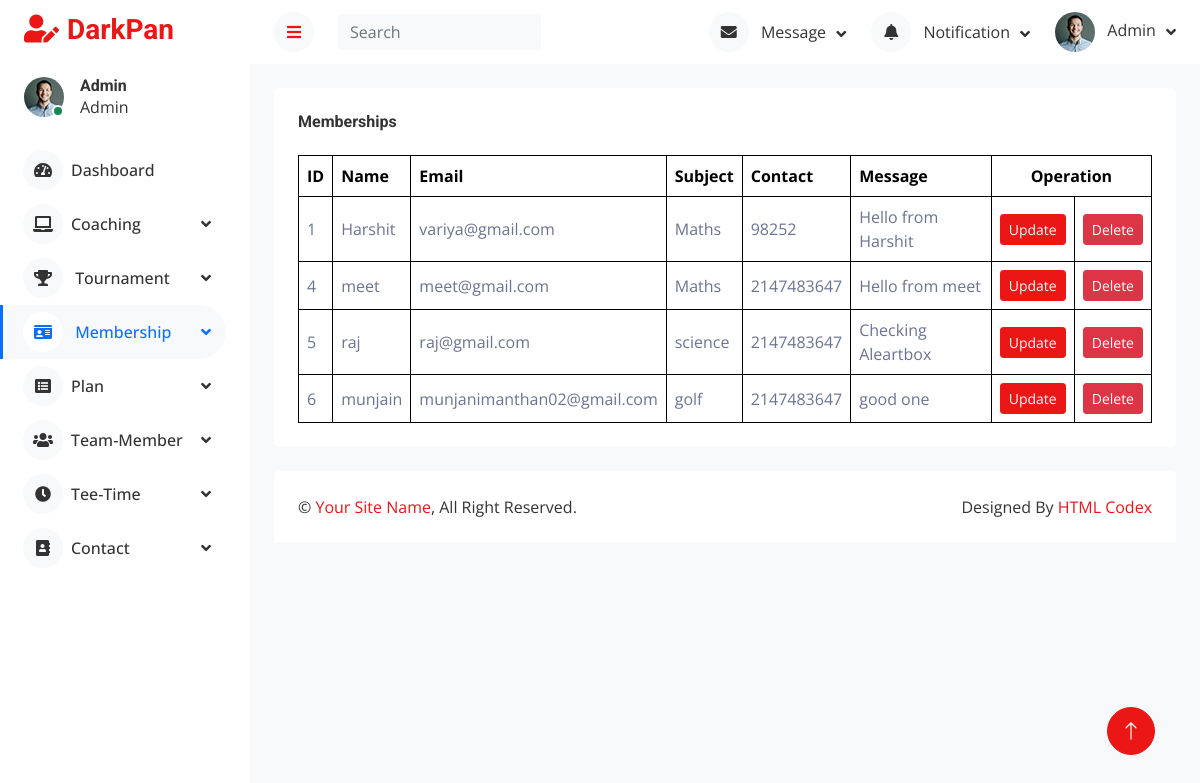
/admin/show_membership.php, run on an earlier commit of the app's database.
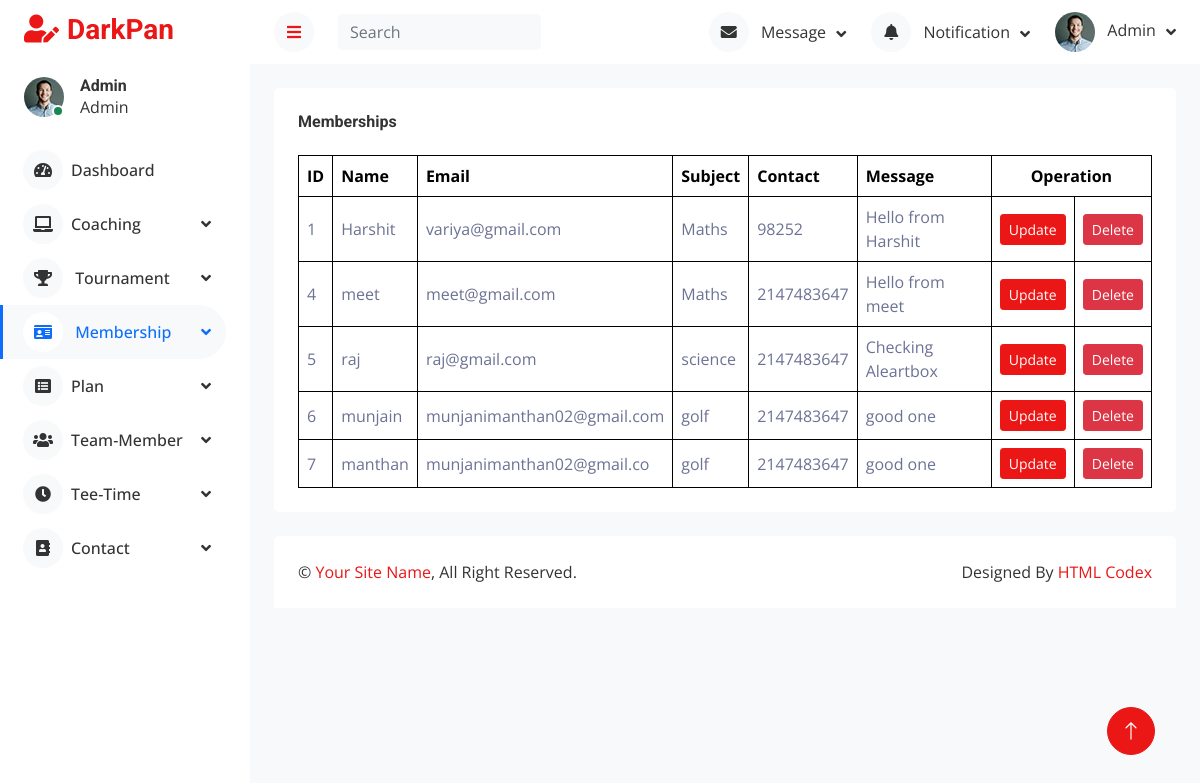
And on a later commit of the database.
### tables this page shows
CREATE TABLE `membership` (
  `id` int(11) NOT NULL,
  `name` varchar(50) NOT NULL,
  `email` varchar(50) NOT NULL,
  `subject` varchar(50) NOT NULL,
  `contact` int(11) NOT NULL,
  `message` varchar(250) NOT NULL
);

### admin/show_membership.php (the view, shortened to what this page needs)
<?php
    include "lib/db.php";
    $qry="SELECT * FROM `membership`";
    $result=mysqli_query($con,$qry);
?>
<!DOCTYPE html>
<html lang="en">
<head>
    <link href="https://cdnjs.cloudflare.com/ajax/libs/font-awesome/5.10.0/css/all.min.css" rel="stylesheet">
    <link href="https://cdn.jsdelivr.net/npm/bootstrap-icons@1.4.1/font/bootstrap-icons.css" rel="stylesheet">
    <link href="lib/owlcarousel/assets/owl.carousel.min.css" rel="stylesheet">
    <link href="lib/tempusdominus/css/tempusdominus-bootstrap-4.min.css" rel="stylesheet" />
    <link href="css/bootstrap.min.css" rel="stylesheet">
    <link href="css/style.css" rel="stylesheet">
</head>
<body>
    <div class="container-fluid position-relative d-flex p-0">
        <?php include "sidebar.php"; ?>
        <div class="content">
            <?php include "header.php"; ?>
            <div class="container-fluid pt-4 px-4">
                <div class="bg-secondary text-center rounded p-4">
                    <div class="d-flex align-items-center justify-content-between mb-4">
                        <h6 class="mb-0">Memberships</h6>
                    </div>
                    <div class="table-responsive">
                        <table class="table text-start align-middle table-bordered table-hover mb-0">
                            <thead>
                                <tr class="text-dark">
                                    <th scope="col">ID</th>
                                    <th scope="col">Name</th>
                                    <th scope="col">Email</th>
                                    <th scope="col">Subject</th>
                                    <th scope="col">Contact</th>
                                    <th scope="col">Message</th>
                                    <th scope="col" colspan=2 class="text-center">Operation</th>
                                </tr>
                            </thead>
                            <tbody>
                                <?php while($row=mysqli_fetch_assoc($result)) { ?>
                                <tr>
                                    <td><?php echo $row['id']; ?></td>
                                    <td><?php echo $row['name']; ?></td>
                                    <td><?php echo $row['email']; ?></td>
                                    <td><?php echo $row['subject']; ?></td>
                                    <td><?php echo $row['contact']; ?></td>
                                    <td><?php echo $row['message']; ?></td>
                                    <td>
                                        <a href="../website/code/membership_update.php?id=<?php echo $row['id']?>" class="btn btn-sm btn-primary">Update</a>
                                    </td>
                                    <td>
                                        <a href="membership_delete.php?id=<?php echo $row['id']?>" class="btn btn-sm btn-danger" onclick="return confirm('Are you sure?');">Delete</a>
                                    </td>
                                </tr>
                                <?php } ?>
                            </tbody>
                        </table>
                    </div>
                </div>
            </div>
            <div class="container-fluid pt-4 px-4">
                <div class="bg-secondary rounded-top p-4">
                    <div class="row">
                        <div class="col-12 col-sm-6 text-center text-sm-start">
                            &copy; <a href="#">Your Site Name</a>, All Right Reserved.
                        </div>
                        <div class="col-12 col-sm-6 text-center text-sm-end">
                            Designed By <a href="https://htmlcodex.com">HTML Codex</a>
                        </div>
                    </div>
                </div>
            </div>
        </div>
        <a href="#" class="btn btn-lg btn-primary btn-lg-square back-to-top"><i class="bi bi-arrow-up"></i></a>
    </div>
</body>
</html>

What changed in the data, as far as the page shows it:
added membership: id "7", name "manthan", email "munjanimanthan02@gmail.co", subject "golf", contact "2147483647", message "good one"
